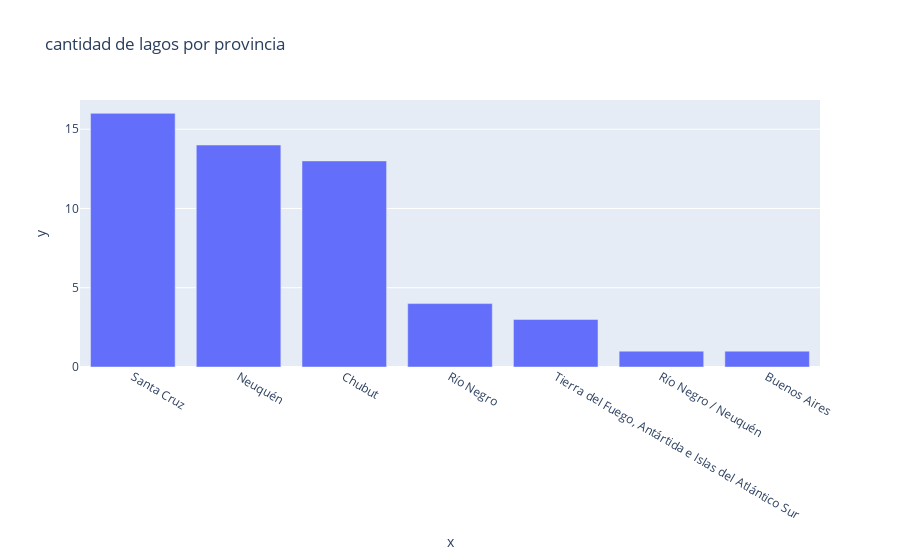

The notebook cell saved with this chart:
### Markdown cell above
## Gráfico de barra sobre la cantidad de lagos provincia

### Code cell
fig = px.bar(x=provincia.index, y=provincia.values, title="cantidad de lagos por provincia")
fig.show()

### Figure 1 — Plotly figure (JSON) as saved in the notebook; plotly's stock layout.template omitted (floating-point values rounded to 4 significant figures)
{"data": [{"hovertemplate": "x=%{x}<br>y=%{y}<extra></extra>", "legendgroup": "", "marker": {"color": "#636efa", "pattern": {"shape": ""}}, "name": "", "orientation": "v", "showlegend": false, "textposition": "auto", "type": "bar", "x": ["Santa Cruz", "Neuquén", "Chubut", "Río Negro", "Tierra del Fuego, Antártida e Islas del Atlántico Sur", "Río Negro / Neuquén", "Buenos Aires"], "xaxis": "x", "y": [16, 14, 13, 4, 3, 1, 1], "yaxis": "y"}], "layout": {"barmode": "relative", "legend": {"tracegroupgap": 0}, "title": {"text": "cantidad de lagos por provincia"}, "xaxis": {"anchor": "y", "domain": [0, 1], "title": {"text": "x"}}, "yaxis": {"anchor": "x", "domain": [0, 1], "title": {"text": "y"}}}}
